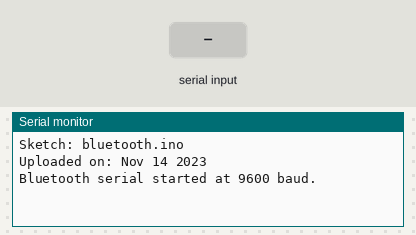
The sketch below on a simulated Arduino Mega 2560, built with avr-gcc and run on an emulated ATmega2560. Shown: the last lines printed to the serial monitor. The inputs (shaded band) are chosen by the test bench.

Above: at 1.2 s.
1.3 s: "1\n" received over Serial
At 2.3 s:
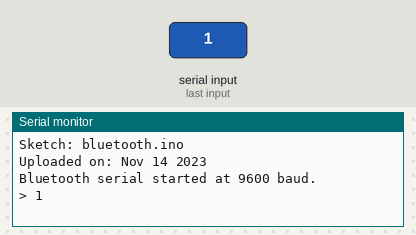
2.8 s: "1\n" received over the second serial link
At 3.4 s:
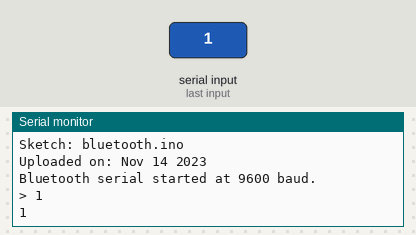
4.3 s: byte 10 ('\n') received over Serial
At 5.5 s:
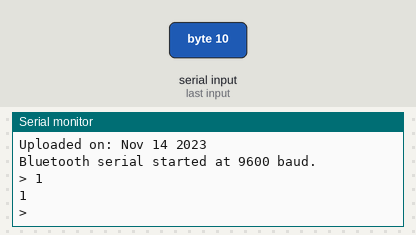
5.8 s: "0\n" received over Serial
At 6.9 s:
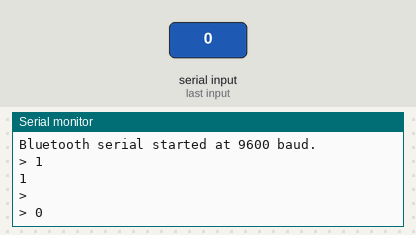
7.3 s: "0\n" received over the second serial link
At 8.1 s:
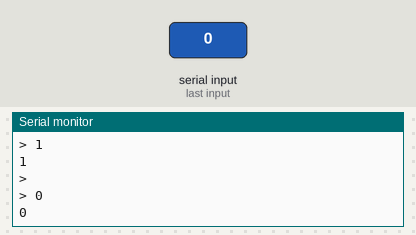

The sketch:

bluetooth.ino
```cpp
const unsigned short BT_BAUD_RATE = 9600;

void setup() {
  // We will use Serial for the serial monitor
  Serial.begin(9600);
  Serial.print("Sketch: ");
  Serial.println(__FILE__);
  Serial.print("Uploaded on: ");
  Serial.println(__DATE__);
  Serial.println();

  // We will use Serial1 for the Bluetooth module
  Serial1.begin(BT_BAUD_RATE);
  Serial.print("Bluetooth serial started at ");
  Serial.print(BT_BAUD_RATE);
  Serial.println(" baud.");
  Serial.println();
}

void loop() {
}

bool startOfUserInput = true;

/*
  SerialEvent occurs whenever a new data comes in the hardware serial RX. This
  routine is run between each time loop() runs, so using delay inside loop can
  delay response. Multiple bytes of data may be available.
*/
// This is the monitor SerialEvent
void serialEvent() {
  while (Serial.available()) {
    // Get the new byte from the monitor (input by the user)
    char c = (char)Serial.read();

    // Send to the Bluetooth module
    Serial1.write(c);

    // Echo the user input to the monitor
    if (startOfUserInput) {
      Serial.print("> ");
      startOfUserInput = false;
    }
    Serial.print(c);

    // If the incoming character was a newline
    if (c == '\n')
      startOfUserInput = true; // Prepare for next input
  }
}

// This is the Bluetooth SerialEvent
void serialEvent1() {
  while (Serial1.available()) {
    // Get the new byte from the Bluetooth module
    char c = (char)Serial1.read();

    // Echo to the serial monitor
    Serial.print(c);
  }
}
```

Measured:
- after the input at 1.3 s, the serial monitor: prints a new line at once (image 1)
- after the input at 2.8 s, the serial monitor: prints a new line at once (image 2)
- after the input at 4.3 s, the serial monitor: prints a new line at once (image 3)
- after the input at 5.8 s, the serial monitor: prints a new line at once (image 4)
- after the input at 7.3 s, the serial monitor: prints a new line at once (image 5)
